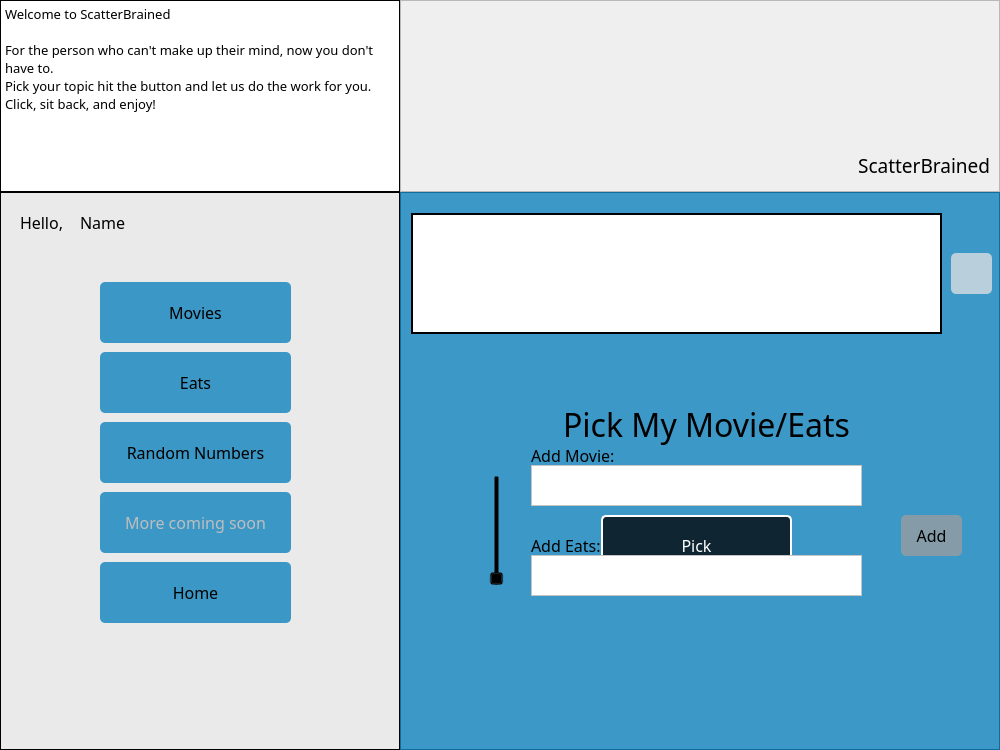
<?xml version="1.0" encoding="UTF-8"?>
<ui version="4.0">
 <class>MainWindow</class>
 <widget class="QMainWindow" name="MainWindow">
  <property name="geometry">
   <rect>
    <x>0</x>
    <y>0</y>
    <width>1000</width>
    <height>750</height>
   </rect>
  </property>
  <property name="minimumSize">
   <size>
    <width>1000</width>
    <height>750</height>
   </size>
  </property>
  <property name="windowTitle">
   <string>ScatterBrained</string>
  </property>
  <property name="windowOpacity">
   <double>0.980000000000000</double>
  </property>
  <property name="styleSheet">
   <string notr="true"/>
  </property>
  <widget class="QWidget" name="centralwidget">
   <property name="styleSheet">
    <string notr="true"/>
   </property>
   <layout class="QGridLayout" name="gridLayout">
    <property name="leftMargin">
     <number>0</number>
    </property>
    <property name="topMargin">
     <number>0</number>
    </property>
    <property name="rightMargin">
     <number>0</number>
    </property>
    <property name="bottomMargin">
     <number>0</number>
    </property>
    <property name="spacing">
     <number>0</number>
    </property>
    <item row="0" column="1" alignment="Qt::AlignRight">
     <widget class="QFrame" name="frmHeader">
      <property name="minimumSize">
       <size>
        <width>600</width>
        <height>192</height>
       </size>
      </property>
      <property name="styleSheet">
       <string notr="true"/>
      </property>
      <property name="frameShape">
       <enum>QFrame::StyledPanel</enum>
      </property>
      <property name="frameShadow">
       <enum>QFrame::Raised</enum>
      </property>
      <widget class="QLabel" name="lblTitle">
       <property name="geometry">
        <rect>
         <x>429</x>
         <y>140</y>
         <width>161</width>
         <height>50</height>
        </rect>
       </property>
       <property name="sizePolicy">
        <sizepolicy hsizetype="Fixed" vsizetype="Fixed">
         <horstretch>0</horstretch>
         <verstretch>0</verstretch>
        </sizepolicy>
       </property>
       <property name="minimumSize">
        <size>
         <width>150</width>
         <height>50</height>
        </size>
       </property>
       <property name="font">
        <font>
         <family>Bahnschrift</family>
         <pointsize>14</pointsize>
        </font>
       </property>
       <property name="text">
        <string>ScatterBrained</string>
       </property>
       <property name="alignment">
        <set>Qt::AlignRight|Qt::AlignTrailing|Qt::AlignVCenter</set>
       </property>
      </widget>
      <widget class="QToolButton" name="btnColor">
       <property name="geometry">
        <rect>
         <x>480</x>
         <y>10</y>
         <width>51</width>
         <height>51</height>
        </rect>
       </property>
       <property name="toolTip">
        <string>Color theme</string>
       </property>
       <property name="styleSheet">
        <string notr="true">QToolButton{
border: none;
}
QToolButton:hover{
border: 2px solid;
}</string>
       </property>
       <property name="text">
        <string/>
       </property>
       <property name="icon">
        <iconset>
         <normaloff>../../../Pictures/color.jpg</normaloff>../../../Pictures/color.jpg</iconset>
       </property>
       <property name="iconSize">
        <size>
         <width>50</width>
         <height>50</height>
        </size>
       </property>
      </widget>
      <widget class="QToolButton" name="btnLogOut">
       <property name="geometry">
        <rect>
         <x>540</x>
         <y>10</y>
         <width>51</width>
         <height>51</height>
        </rect>
       </property>
       <property name="toolTip">
        <string>Log Out</string>
       </property>
       <property name="autoFillBackground">
        <bool>false</bool>
       </property>
       <property name="styleSheet">
        <string notr="true">QToolButton{
border: none;
}
QToolButton:hover{
border: 2px solid;
}</string>
       </property>
       <property name="text">
        <string/>
       </property>
       <property name="icon">
        <iconset>
         <normaloff>../../../Pictures/log-out-02.png</normaloff>../../../Pictures/log-out-02.png</iconset>
       </property>
       <property name="iconSize">
        <size>
         <width>50</width>
         <height>50</height>
        </size>
       </property>
      </widget>
      <widget class="QToolButton" name="btnMovieList">
       <property name="geometry">
        <rect>
         <x>420</x>
         <y>10</y>
         <width>51</width>
         <height>51</height>
        </rect>
       </property>
       <property name="toolTip">
        <string>Movie list</string>
       </property>
       <property name="styleSheet">
        <string notr="true">QToolButton{
border: none;
}
QToolButton:hover{
border: 2px solid;
}</string>
       </property>
       <property name="text">
        <string/>
       </property>
       <property name="iconSize">
        <size>
         <width>50</width>
         <height>50</height>
        </size>
       </property>
      </widget>
      <widget class="QToolButton" name="btnFoodList">
       <property name="geometry">
        <rect>
         <x>360</x>
         <y>10</y>
         <width>51</width>
         <height>51</height>
        </rect>
       </property>
       <property name="toolTip">
        <string>Eats list</string>
       </property>
       <property name="styleSheet">
        <string notr="true">QToolButton{
border: none;
}
QToolButton:hover{
border: 2px solid;
}</string>
       </property>
       <property name="text">
        <string/>
       </property>
       <property name="iconSize">
        <size>
         <width>50</width>
         <height>50</height>
        </size>
       </property>
      </widget>
     </widget>
    </item>
    <item row="0" column="0">
     <widget class="QTextBrowser" name="txtWelcome">
      <property name="sizePolicy">
       <sizepolicy hsizetype="Fixed" vsizetype="Fixed">
        <horstretch>0</horstretch>
        <verstretch>0</verstretch>
       </sizepolicy>
      </property>
      <property name="minimumSize">
       <size>
        <width>400</width>
        <height>150</height>
       </size>
      </property>
      <property name="font">
       <font>
        <family>Bahnschrift</family>
        <pointsize>10</pointsize>
       </font>
      </property>
      <property name="styleSheet">
       <string notr="true">background-color: rgb(255, 255, 255);
border: 1px solid;</string>
      </property>
      <property name="html">
       <string>&lt;!DOCTYPE HTML PUBLIC &quot;-//W3C//DTD HTML 4.0//EN&quot; &quot;http://www.w3.org/TR/REC-html40/strict.dtd&quot;&gt;
&lt;html&gt;&lt;head&gt;&lt;meta name=&quot;qrichtext&quot; content=&quot;1&quot; /&gt;&lt;style type=&quot;text/css&quot;&gt;
p, li { white-space: pre-wrap; }
&lt;/style&gt;&lt;/head&gt;&lt;body style=&quot; font-family:'Bahnschrift'; font-size:10pt; font-weight:400; font-style:normal;&quot;&gt;
&lt;p style=&quot; margin-top:0px; margin-bottom:0px; margin-left:0px; margin-right:0px; -qt-block-indent:0; text-indent:0px;&quot;&gt;Welcome to ScatterBrained&lt;/p&gt;
&lt;p style=&quot;-qt-paragraph-type:empty; margin-top:0px; margin-bottom:0px; margin-left:0px; margin-right:0px; -qt-block-indent:0; text-indent:0px;&quot;&gt;&lt;br /&gt;&lt;/p&gt;
&lt;p style=&quot; margin-top:0px; margin-bottom:0px; margin-left:0px; margin-right:0px; -qt-block-indent:0; text-indent:0px;&quot;&gt;For the person who can't make up their mind, now you don't have to.&lt;/p&gt;
&lt;p style=&quot; margin-top:0px; margin-bottom:0px; margin-left:0px; margin-right:0px; -qt-block-indent:0; text-indent:0px;&quot;&gt;Pick your topic hit the button and let us do the work for you.&lt;/p&gt;
&lt;p style=&quot; margin-top:0px; margin-bottom:0px; margin-left:0px; margin-right:0px; -qt-block-indent:0; text-indent:0px;&quot;&gt;Click, sit back, and enjoy!&lt;/p&gt;&lt;/body&gt;&lt;/html&gt;</string>
      </property>
     </widget>
    </item>
    <item row="1" column="1">
     <widget class="QFrame" name="frmBody">
      <property name="styleSheet">
       <string notr="true">background-color: rgba(0, 123, 185, 75%);
</string>
      </property>
      <property name="frameShape">
       <enum>QFrame::StyledPanel</enum>
      </property>
      <property name="frameShadow">
       <enum>QFrame::Raised</enum>
      </property>
      <layout class="QVBoxLayout" name="verticalLayout">
       <property name="spacing">
        <number>0</number>
       </property>
       <property name="leftMargin">
        <number>0</number>
       </property>
       <property name="topMargin">
        <number>0</number>
       </property>
       <property name="rightMargin">
        <number>0</number>
       </property>
       <property name="bottomMargin">
        <number>0</number>
       </property>
       <item alignment="Qt::AlignHCenter">
        <widget class="QFrame" name="frame_top">
         <property name="sizePolicy">
          <sizepolicy hsizetype="Preferred" vsizetype="Fixed">
           <horstretch>0</horstretch>
           <verstretch>0</verstretch>
          </sizepolicy>
         </property>
         <property name="minimumSize">
          <size>
           <width>600</width>
           <height>152</height>
          </size>
         </property>
         <property name="styleSheet">
          <string notr="true">background: transparent;</string>
         </property>
         <property name="frameShape">
          <enum>QFrame::StyledPanel</enum>
         </property>
         <property name="frameShadow">
          <enum>QFrame::Raised</enum>
         </property>
         <widget class="QLabel" name="lblDisplay">
          <property name="geometry">
           <rect>
            <x>40</x>
            <y>40</y>
            <width>511</width>
            <height>91</height>
           </rect>
          </property>
          <property name="font">
           <font>
            <family>Bahnschrift</family>
            <pointsize>20</pointsize>
           </font>
          </property>
          <property name="styleSheet">
           <string notr="true">color: rgb(255, 255, 255);
background: transparent;</string>
          </property>
          <property name="text">
           <string>Display</string>
          </property>
          <property name="alignment">
           <set>Qt::AlignCenter</set>
          </property>
         </widget>
         <widget class="QListWidget" name="lstDisplay">
          <property name="geometry">
           <rect>
            <x>10</x>
            <y>20</y>
            <width>531</width>
            <height>121</height>
           </rect>
          </property>
          <property name="sizePolicy">
           <sizepolicy hsizetype="Preferred" vsizetype="Fixed">
            <horstretch>0</horstretch>
            <verstretch>0</verstretch>
           </sizepolicy>
          </property>
          <property name="minimumSize">
           <size>
            <width>0</width>
            <height>0</height>
           </size>
          </property>
          <property name="font">
           <font>
            <family>Bahnschrift</family>
            <pointsize>11</pointsize>
           </font>
          </property>
          <property name="cursor" stdset="0">
           <cursorShape>PointingHandCursor</cursorShape>
          </property>
          <property name="styleSheet">
           <string notr="true">background-color: rgb(255, 255, 255);
border: 2px solid;</string>
          </property>
          <property name="frameShape">
           <enum>QFrame::StyledPanel</enum>
          </property>
          <property name="frameShadow">
           <enum>QFrame::Sunken</enum>
          </property>
          <property name="horizontalScrollBarPolicy">
           <enum>Qt::ScrollBarAlwaysOff</enum>
          </property>
          <property name="editTriggers">
           <set>QAbstractItemView::NoEditTriggers</set>
          </property>
          <property name="alternatingRowColors">
           <bool>true</bool>
          </property>
          <property name="textElideMode">
           <enum>Qt::ElideLeft</enum>
          </property>
          <property name="resizeMode">
           <enum>QListView::Adjust</enum>
          </property>
          <property name="viewMode">
           <enum>QListView::ListMode</enum>
          </property>
          <property name="wordWrap">
           <bool>true</bool>
          </property>
         </widget>
         <widget class="QPushButton" name="btnDelete">
          <property name="geometry">
           <rect>
            <x>550</x>
            <y>60</y>
            <width>41</width>
            <height>41</height>
           </rect>
          </property>
          <property name="font">
           <font>
            <family>Bahnschrift</family>
            <pointsize>12</pointsize>
           </font>
          </property>
          <property name="styleSheet">
           <string notr="true">QPushButton{
background-color: rgba(227, 227, 227, 75%);
border:none;
border-radius:5px;
}
QPushButton:hover{
background-color: rgba(255, 255, 255, 75%);
border: 2px solid;
}
QPushButton:pressed{
background-color: rgba(227, 227, 227, 75%);
}</string>
          </property>
          <property name="text">
           <string/>
          </property>
          <property name="iconSize">
           <size>
            <width>30</width>
            <height>30</height>
           </size>
          </property>
         </widget>
        </widget>
       </item>
       <item alignment="Qt::AlignHCenter">
        <widget class="QFrame" name="frame_bottom">
         <property name="minimumSize">
          <size>
           <width>600</width>
           <height>400</height>
          </size>
         </property>
         <property name="styleSheet">
          <string notr="true">background: transparent;</string>
         </property>
         <property name="frameShape">
          <enum>QFrame::StyledPanel</enum>
         </property>
         <property name="frameShadow">
          <enum>QFrame::Raised</enum>
         </property>
         <widget class="QLabel" name="lblAddMovie">
          <property name="geometry">
           <rect>
            <x>130</x>
            <y>100</y>
            <width>151</width>
            <height>21</height>
           </rect>
          </property>
          <property name="font">
           <font>
            <family>Bahnschrift</family>
            <pointsize>12</pointsize>
           </font>
          </property>
          <property name="styleSheet">
           <string notr="true">background-color: transparent;</string>
          </property>
          <property name="text">
           <string>Add Movie:</string>
          </property>
         </widget>
         <widget class="QTextEdit" name="txtMovie">
          <property name="geometry">
           <rect>
            <x>130</x>
            <y>120</y>
            <width>331</width>
            <height>41</height>
           </rect>
          </property>
          <property name="font">
           <font>
            <family>Bahnschrift</family>
            <pointsize>12</pointsize>
           </font>
          </property>
          <property name="styleSheet">
           <string notr="true">background-color: rgb(255, 255, 255);
</string>
          </property>
         </widget>
         <widget class="QLabel" name="lblAddEats">
          <property name="geometry">
           <rect>
            <x>130</x>
            <y>190</y>
            <width>151</width>
            <height>21</height>
           </rect>
          </property>
          <property name="font">
           <font>
            <family>Bahnschrift</family>
            <pointsize>12</pointsize>
           </font>
          </property>
          <property name="styleSheet">
           <string notr="true">background-color: transparent;</string>
          </property>
          <property name="text">
           <string>Add Eats:</string>
          </property>
         </widget>
         <widget class="QPushButton" name="btnAdd">
          <property name="geometry">
           <rect>
            <x>500</x>
            <y>170</y>
            <width>61</width>
            <height>41</height>
           </rect>
          </property>
          <property name="font">
           <font>
            <family>Bahnschrift</family>
            <pointsize>12</pointsize>
           </font>
          </property>
          <property name="styleSheet">
           <string notr="true">QPushButton{
background-color: rgba(158, 158, 158, 75%);
border:none;
border-radius:5px;
}
QPushButton:hover{
background-color: rgba(126, 126, 126, 75%);
border: 2px solid;
}
QPushButton:pressed{
background-color: rgba(158, 158, 158, 75%);
}</string>
          </property>
          <property name="text">
           <string>Add</string>
          </property>
         </widget>
         <widget class="QTextEdit" name="txtEats">
          <property name="geometry">
           <rect>
            <x>130</x>
            <y>210</y>
            <width>331</width>
            <height>41</height>
           </rect>
          </property>
          <property name="font">
           <font>
            <family>Bahnschrift</family>
            <pointsize>12</pointsize>
           </font>
          </property>
          <property name="styleSheet">
           <string notr="true">background-color: rgb(255, 255, 255);
</string>
          </property>
         </widget>
         <widget class="QSlider" name="slider">
          <property name="geometry">
           <rect>
            <x>71</x>
            <y>130</y>
            <width>41</width>
            <height>111</height>
           </rect>
          </property>
          <property name="font">
           <font>
            <family>Bahnschrift</family>
            <pointsize>12</pointsize>
           </font>
          </property>
          <property name="styleSheet">
           <string notr="true"/>
          </property>
          <property name="minimum">
           <number>0</number>
          </property>
          <property name="maximum">
           <number>1</number>
          </property>
          <property name="sliderPosition">
           <number>0</number>
          </property>
          <property name="orientation">
           <enum>Qt::Vertical</enum>
          </property>
          <property name="invertedControls">
           <bool>false</bool>
          </property>
          <property name="tickPosition">
           <enum>QSlider::TicksAbove</enum>
          </property>
         </widget>
         <widget class="QLabel" name="lblPick">
          <property name="geometry">
           <rect>
            <x>80</x>
            <y>49</y>
            <width>451</width>
            <height>61</height>
           </rect>
          </property>
          <property name="font">
           <font>
            <family>Bahnschrift</family>
            <pointsize>24</pointsize>
           </font>
          </property>
          <property name="text">
           <string>Pick My Movie/Eats</string>
          </property>
          <property name="alignment">
           <set>Qt::AlignCenter</set>
          </property>
         </widget>
         <widget class="QPushButton" name="btnPick">
          <property name="geometry">
           <rect>
            <x>200</x>
            <y>170</y>
            <width>191</width>
            <height>61</height>
           </rect>
          </property>
          <property name="font">
           <font>
            <family>Bahnschrift</family>
            <pointsize>12</pointsize>
           </font>
          </property>
          <property name="styleSheet">
           <string notr="true">QPushButton{
background-color: rgba(0, 0, 0, 75%);
color: rgb(255, 255, 255);
border:none;
border-radius:5px;
border: 2px solid #ffffff;
}
QPushButton:hover{
color: rgb(0, 0, 0);
background-color: rgba(255, 255, 255, 75%);
border: 2px solid;
}
QPushButton:pressed{
background-color: rgba(0, 0, 0, 75%);
color: rgb(255, 255, 255);
border: 2px solid #ffffff;
}</string>
          </property>
          <property name="text">
           <string>Pick</string>
          </property>
         </widget>
         <zorder>btnPick</zorder>
         <zorder>lblAddMovie</zorder>
         <zorder>txtMovie</zorder>
         <zorder>lblAddEats</zorder>
         <zorder>btnAdd</zorder>
         <zorder>txtEats</zorder>
         <zorder>slider</zorder>
         <zorder>lblPick</zorder>
        </widget>
       </item>
      </layout>
     </widget>
    </item>
    <item row="1" column="0">
     <widget class="QFrame" name="frmMenu">
      <property name="sizePolicy">
       <sizepolicy hsizetype="Fixed" vsizetype="Preferred">
        <horstretch>0</horstretch>
        <verstretch>0</verstretch>
       </sizepolicy>
      </property>
      <property name="minimumSize">
       <size>
        <width>400</width>
        <height>558</height>
       </size>
      </property>
      <property name="styleSheet">
       <string notr="true">background-color: rgb(234, 234, 234);
border: 1px solid;</string>
      </property>
      <property name="frameShape">
       <enum>QFrame::StyledPanel</enum>
      </property>
      <property name="frameShadow">
       <enum>QFrame::Raised</enum>
      </property>
      <widget class="QPushButton" name="btnMovies">
       <property name="geometry">
        <rect>
         <x>100</x>
         <y>90</y>
         <width>191</width>
         <height>61</height>
        </rect>
       </property>
       <property name="font">
        <font>
         <family>Bahnschrift</family>
         <pointsize>12</pointsize>
        </font>
       </property>
       <property name="styleSheet">
        <string notr="true">QPushButton{
background-color: rgba(0, 123, 185, 75%);
border:none;
border-radius:5px;
}
QPushButton:hover{
background-color: rgba(0, 156, 234, 75%);
border: 2px solid;
}
QPushButton:pressed{
background-color: rgba(0, 123, 185, 75%);
}</string>
       </property>
       <property name="text">
        <string>Movies</string>
       </property>
      </widget>
      <widget class="QPushButton" name="btnEats">
       <property name="geometry">
        <rect>
         <x>100</x>
         <y>160</y>
         <width>191</width>
         <height>61</height>
        </rect>
       </property>
       <property name="font">
        <font>
         <family>Bahnschrift</family>
         <pointsize>12</pointsize>
        </font>
       </property>
       <property name="styleSheet">
        <string notr="true">QPushButton{
background-color: rgba(0, 123, 185, 75%);
border:none;
border-radius:5px;
}
QPushButton:hover{
background-color: rgba(0, 156, 234, 75%);
border: 2px solid;
}
QPushButton:pressed{
background-color: rgba(0, 123, 185, 75%);
}</string>
       </property>
       <property name="text">
        <string>Eats</string>
       </property>
      </widget>
      <widget class="QPushButton" name="btnRandomNumbers">
       <property name="geometry">
        <rect>
         <x>100</x>
         <y>230</y>
         <width>191</width>
         <height>61</height>
        </rect>
       </property>
       <property name="font">
        <font>
         <family>Bahnschrift</family>
         <pointsize>12</pointsize>
        </font>
       </property>
       <property name="styleSheet">
        <string notr="true">QPushButton{
background-color: rgba(0, 123, 185, 75%);
border:none;
border-radius:5px;
}
QPushButton:hover{
background-color: rgba(0, 156, 234, 75%);
border: 2px solid;
}
QPushButton:pressed{
background-color: rgba(0, 123, 185, 75%);
}</string>
       </property>
       <property name="text">
        <string>Random Numbers</string>
       </property>
      </widget>
      <widget class="QPushButton" name="btnComingSoon">
       <property name="enabled">
        <bool>false</bool>
       </property>
       <property name="geometry">
        <rect>
         <x>100</x>
         <y>300</y>
         <width>191</width>
         <height>61</height>
        </rect>
       </property>
       <property name="font">
        <font>
         <family>Bahnschrift</family>
         <pointsize>12</pointsize>
        </font>
       </property>
       <property name="styleSheet">
        <string notr="true">QPushButton{
background-color: rgba(0, 123, 185, 75%);
border:none;
border-radius:5px;
}
QPushButton:hover{
background-color: rgba(0, 156, 234, 75%);
border: 2px solid;
}
QPushButton:pressed{
background-color: rgba(0, 123, 185, 75%);
}</string>
       </property>
       <property name="text">
        <string>More coming soon</string>
       </property>
      </widget>
      <widget class="QLabel" name="lblHello">
       <property name="geometry">
        <rect>
         <x>20</x>
         <y>20</y>
         <width>51</width>
         <height>20</height>
        </rect>
       </property>
       <property name="font">
        <font>
         <family>Bahnschrift</family>
         <pointsize>12</pointsize>
        </font>
       </property>
       <property name="styleSheet">
        <string notr="true">border: none;</string>
       </property>
       <property name="text">
        <string>Hello,</string>
       </property>
      </widget>
      <widget class="QLabel" name="lblName">
       <property name="geometry">
        <rect>
         <x>80</x>
         <y>20</y>
         <width>191</width>
         <height>20</height>
        </rect>
       </property>
       <property name="font">
        <font>
         <family>Bahnschrift</family>
         <pointsize>12</pointsize>
        </font>
       </property>
       <property name="styleSheet">
        <string notr="true">border: none;</string>
       </property>
       <property name="text">
        <string>Name</string>
       </property>
      </widget>
      <widget class="QPushButton" name="btnHome">
       <property name="geometry">
        <rect>
         <x>100</x>
         <y>370</y>
         <width>191</width>
         <height>61</height>
        </rect>
       </property>
       <property name="font">
        <font>
         <family>Bahnschrift</family>
         <pointsize>12</pointsize>
        </font>
       </property>
       <property name="styleSheet">
        <string notr="true">QPushButton{
background-color: rgba(0, 123, 185, 75%);
border:none;
border-radius:5px;
}
QPushButton:hover{
background-color: rgba(0, 156, 234, 75%);
border: 2px solid;
}
QPushButton:pressed{
background-color: rgba(0, 123, 185, 75%);
}</string>
       </property>
       <property name="text">
        <string>Home</string>
       </property>
      </widget>
     </widget>
    </item>
   </layout>
  </widget>
 </widget>
 <resources/>
 <connections/>
</ui>
